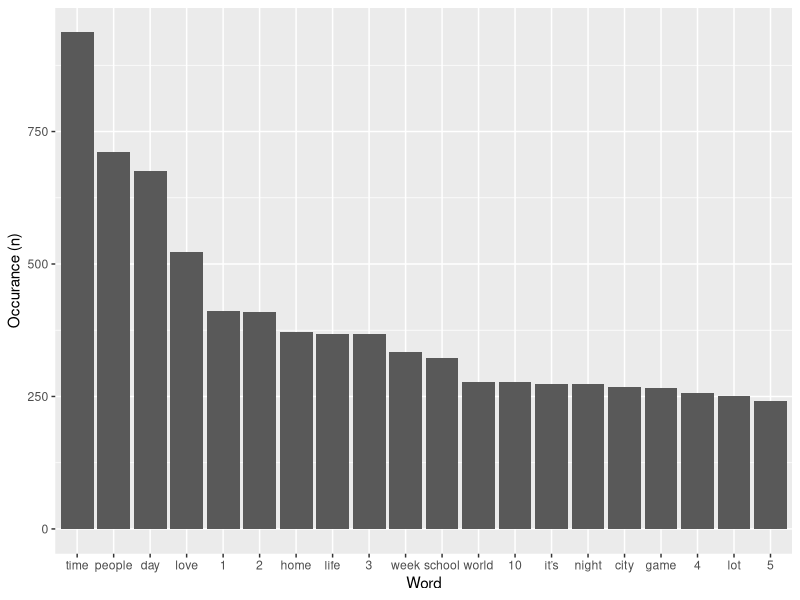
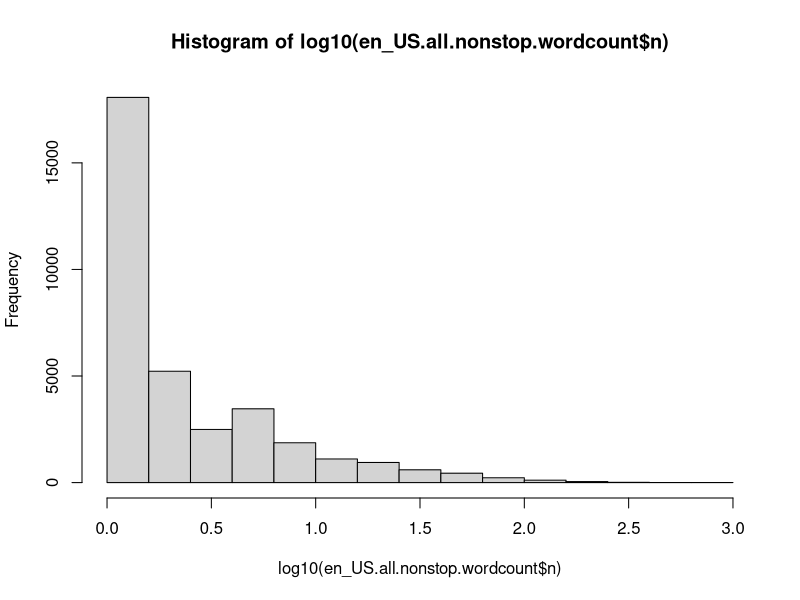
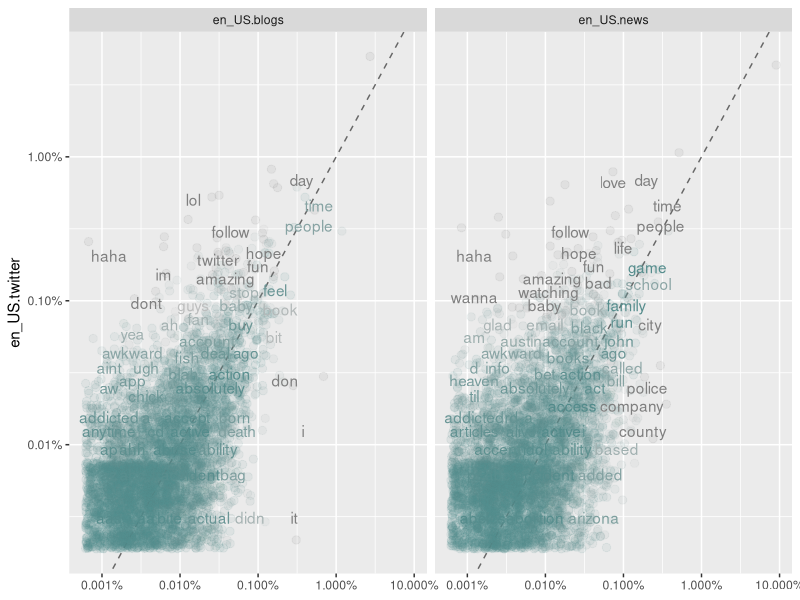

Here is the R script that generated these plots, in order:
# David Lennox-Hvenekilde
# 220329

# Capstone project
# Part 2 - Exploratory data analysis
# Approach inspired by: https://www.tidytextmining.com/tidytext.html

library(tibble)
library(tidytext)
library(dplyr)
library(stringr)
library(ggplot2)
library(tidyr)
setwd(dirname(rstudioapi::getActiveDocumentContext()$path))

# Read data in
en_US.all <- read.csv("./ReducedData/en_US.all.csv", row.names = 1)

# Tokenize words
en_US.all.token <- en_US.all %>% unnest_tokens(word, txt)

# Make a smaller dataset of non-stopwords
data("stop_words")
en_US.all.nonstop <- en_US.all.token %>% anti_join(stop_words)


# Count words
en_US.all.wordcount <- en_US.all.token %>% count(word, sort = TRUE) 
en_US.all.nonstop.wordcount <- en_US.all.nonstop %>% count(word, sort = TRUE) 

# Compare frequencies based on source (Src)
# We use the dataset WITHOUT stopwords as it is more interesting to compare these
frequency <- bind_rows(mutate(en_US.all.nonstop[en_US.all.nonstop$Src == "en_US.twitter",], source = "en_US.twitter"),
                       mutate(en_US.all.nonstop[en_US.all.nonstop$Src == "en_US.news",], source = "en_US.news"), 
                       mutate(en_US.all.nonstop[en_US.all.nonstop$Src == "en_US.blogs",], source = "en_US.blogs")) %>% 
      mutate(word = str_extract(word, "[a-z']+")) %>%
      count(source, word) %>%
      group_by(source) %>%
      mutate(proportion = n / sum(n)) %>% 
      select(-n) %>% 
      pivot_wider(names_from = source, values_from = proportion) %>%
      pivot_longer(`en_US.news`:`en_US.blogs`,
                   names_to = "source", values_to = "proportion")


# Show a barplot of the top 20 words, and thier frequencies in the data
p<-ggplot(data=en_US.all.nonstop.wordcount[1:20,], aes(x=reorder(word, -n), y=n)) +
      geom_bar(stat="identity") +
      labs(x = "Word",
           y = "Occurance (n)")
p

# Histogram of word frequency
hist(log10(en_US.all.nonstop.wordcount$n),breaks = 15)


# Comparing word frequency from the 3 different sources
library(scales)

# expect a warning about rows with missing values being removed
ggplot(frequency, aes(x = proportion, y = `en_US.twitter`, 
                      color = abs(`en_US.twitter` - proportion))) +
      geom_abline(color = "gray40", lty = 2) +
      geom_jitter(alpha = 0.1, size = 2.5, width = 0.3, height = 0.3) +
      geom_text(aes(label = word), check_overlap = TRUE, vjust = 1.5) +
      scale_x_log10(labels = percent_format()) +
      scale_y_log10(labels = percent_format()) +
      scale_color_gradient(limits = c(0, 0.001), 
                           low = "darkslategray4", high = "gray75") +
      facet_wrap(~source, ncol = 2) +
      theme(legend.position="none") +
      labs(y = "en_US.twitter", x = NULL)




# Check n-grams
en_US.all.2gram <- en_US.all %>% 
      unnest_tokens(bigram, txt, token = "ngrams", n = 2) %>% 
      separate(bigram, c("word1", "word2"), sep = " ")
en_US.all.3gram <- en_US.all %>% 
      unnest_tokens(trigram, txt, token = "ngrams", n = 3) %>% 
      separate(trigram, c("word1", "word2", "word3"), sep = " ")
en_US.all.4gram <- en_US.all %>% 
      unnest_tokens(quadgram, txt, token = "ngrams", n = 4) %>% 
      separate(quadgram, c("word1", "word2", "word3", "word4"), sep = " ")

# Takes too long to run
#en_US.all.2gram.freq <- en_US.all.2gram %>% count(bigram, sort = TRUE) 


# Model building
